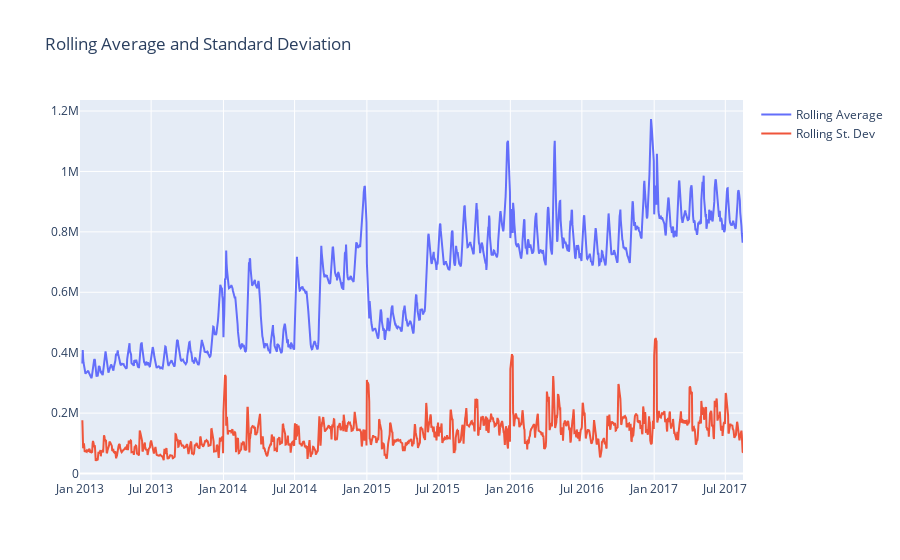

The notebook cell saved with this chart:
### Markdown cell above
## Stationarity Test

If a time series has a trend or seasonality component, it must be made stationary before we can use ARIMA to forecast. 

Stationary time series is when the mean and variance are constant over time. It is easier to predict when the series is stationary.

Differencing is a method of transforming a non-stationary time series into a stationary one. This is an important step in preparing data to be used in an ARIMA model.

H0: the data is not stationary (mean and variance are not constant over time)
H1: the data is stationary (mean and variance are constant over time)

### Code cell
# visualise the rolling average and standard deviation of the daily sales
plot_rolling_average_stdev(daily_sales)

### Figure 1 — Plotly figure (JSON) as saved in the notebook; plotly's stock layout.template omitted (floating-point values rounded to 4 significant figures; data arrays with more than 128 entries replaced by an {"elided": "..."} marker saying what was removed)
{"data": [{"name": "Rolling Average", "type": "scatter", "x": {"elided": "1684 str values"}, "y": {"elided": "1684 float values"}}, {"name": "Rolling St. Dev", "type": "scatter", "x": {"elided": "1684 str values"}, "y": {"elided": "1684 float values"}}], "layout": {"title": {"text": "Rolling Average and Standard Deviation"}}}
